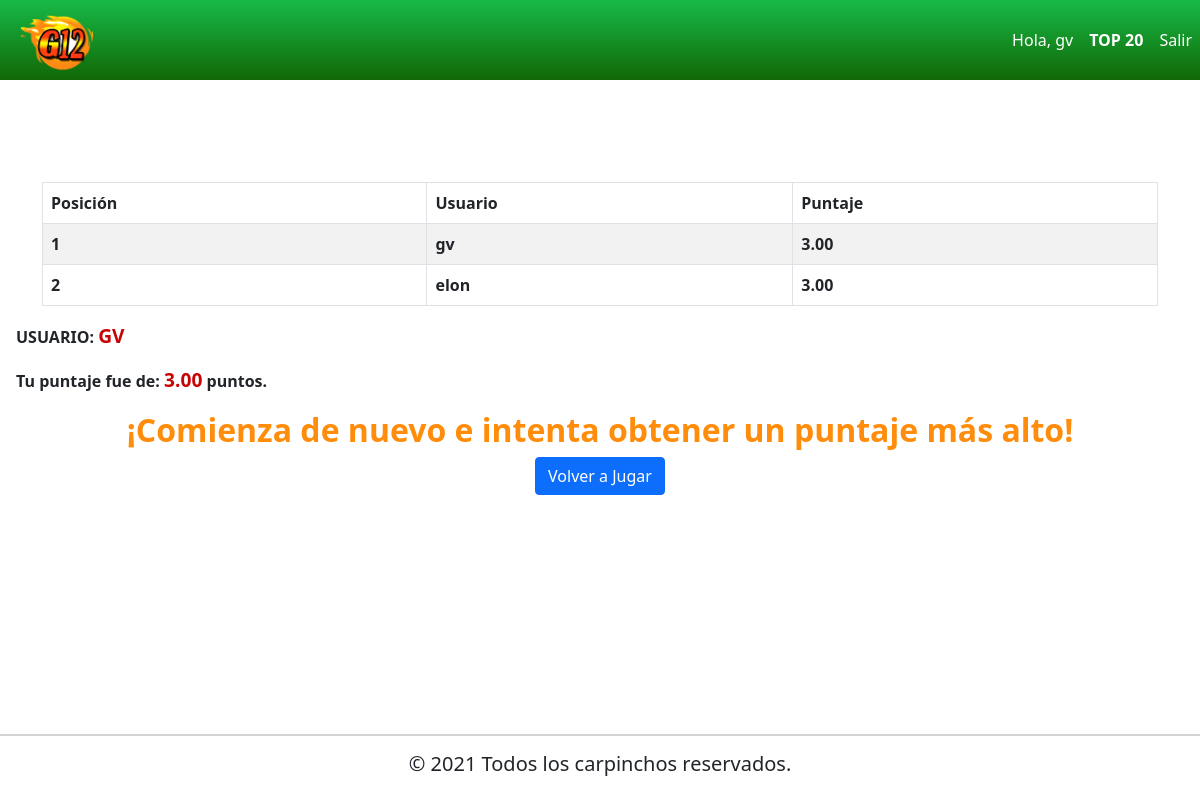
Before: /tablero/ (signed in) with the older database file.
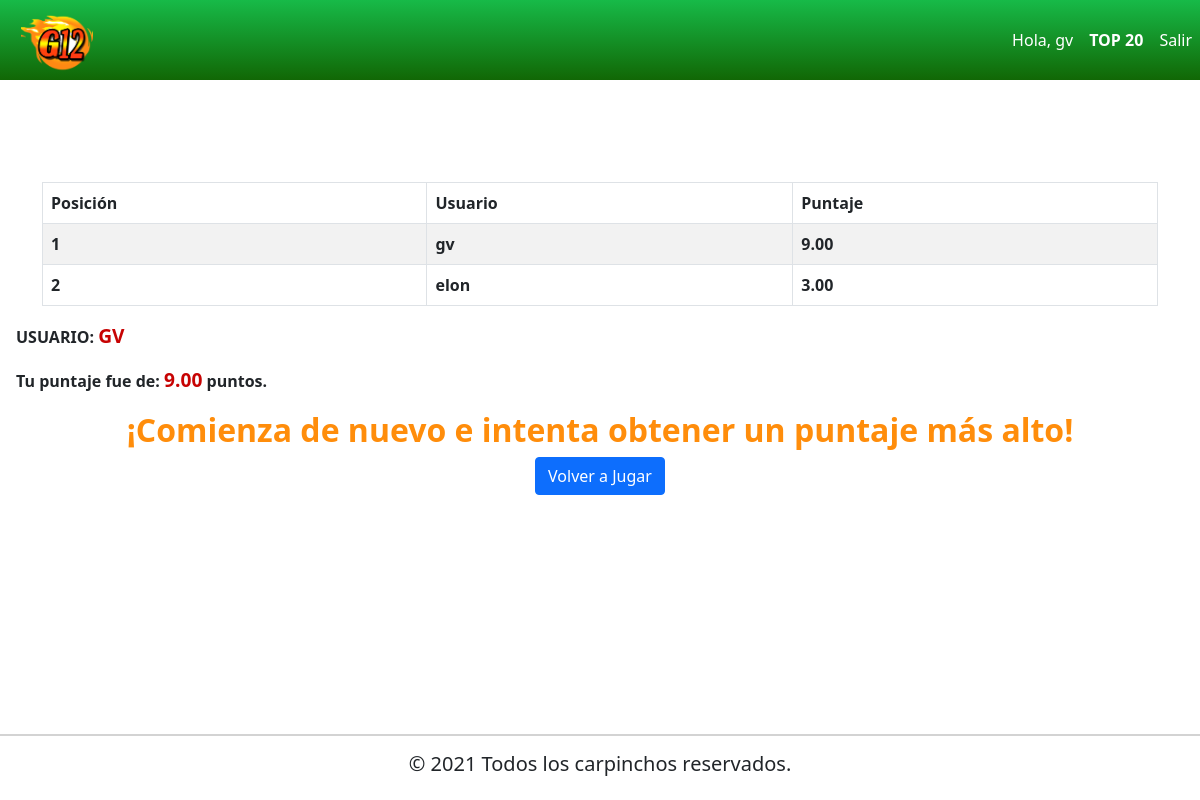
After: the same page with the newer database file.
### Quiz/models.py (models this page shows, shortened)
class QuizUsuario(models.Model):
    usuario = models.OneToOneField(User, on_delete=models.CASCADE)
    puntaje_total = models.DecimalField(verbose_name='puntaje total', default = 0, decimal_places= 2, max_digits=10, null=True)

### Quiz/views.py (the view)
# urls.py: path('tablero/', tablero, name='tablero'),
@login_required(login_url='inicio.html')
def tablero(request):
    total_usuarios_quiz = QuizUsuario.objects.order_by('-puntaje_total')[:20]
    contador = total_usuarios_quiz.count()
    context = {
        'usuario_quiz': total_usuarios_quiz,
        'contar_user':contador,
    }
    return render(request,'play/tablero.html',context)

### templates/play/tablero.html (shortened to what this page needs)
{% extends 'base.html' %}
{% block contenido %}
    <div class="container">
        <h1 class="text-center my-4">
            <span class="badge badge-info">
            </span>
        </h1>
        <table class="table table-striped table-bordered">
            <thead>
                <tr>
                    <th>Posición</th>
                    <th>Usuario</th>
                    <th>Puntaje</th>
                </tr>
            </thead>
            <tbody>
                {% for user_quiz in usuario_quiz %}
                <tr>
                    <th>{{forloop.counter}}</th>
                    <th>{{user_quiz.usuario.username}}</th>
                    <th>{{user_quiz.puntaje_total}}</th>
                </tr>
                {% endfor %}
            </tbody>
        </table>
    </div>
    <div class="puntaje">
        <p> USUARIO: <span class="puntaje_actual">{{user.username.upper}}</span></p>
        {% for user_quiz in usuario_quiz %}
            {% if user.username == user_quiz.usuario.username %}
                <p>Tu puntaje fue de: <span class="puntaje_actual">{{user_quiz.puntaje_total}}</span> puntos.</p>
             {% endif %}
        {% endfor %}
    </div>
    <div class="jugar-denuevo">
        <h2 class="comienza">¡Comienza de nuevo e intenta obtener un puntaje más alto!</h2>
        <a href="{% url 'atencion' %}"><button type="button" class="btn btn-primary">Volver a Jugar </button></a>
    </div>
    {% endblock %}

Changed rows visible on the page:
changed QuizUsuario "gv": puntaje_total "3.00" → "9.00"
